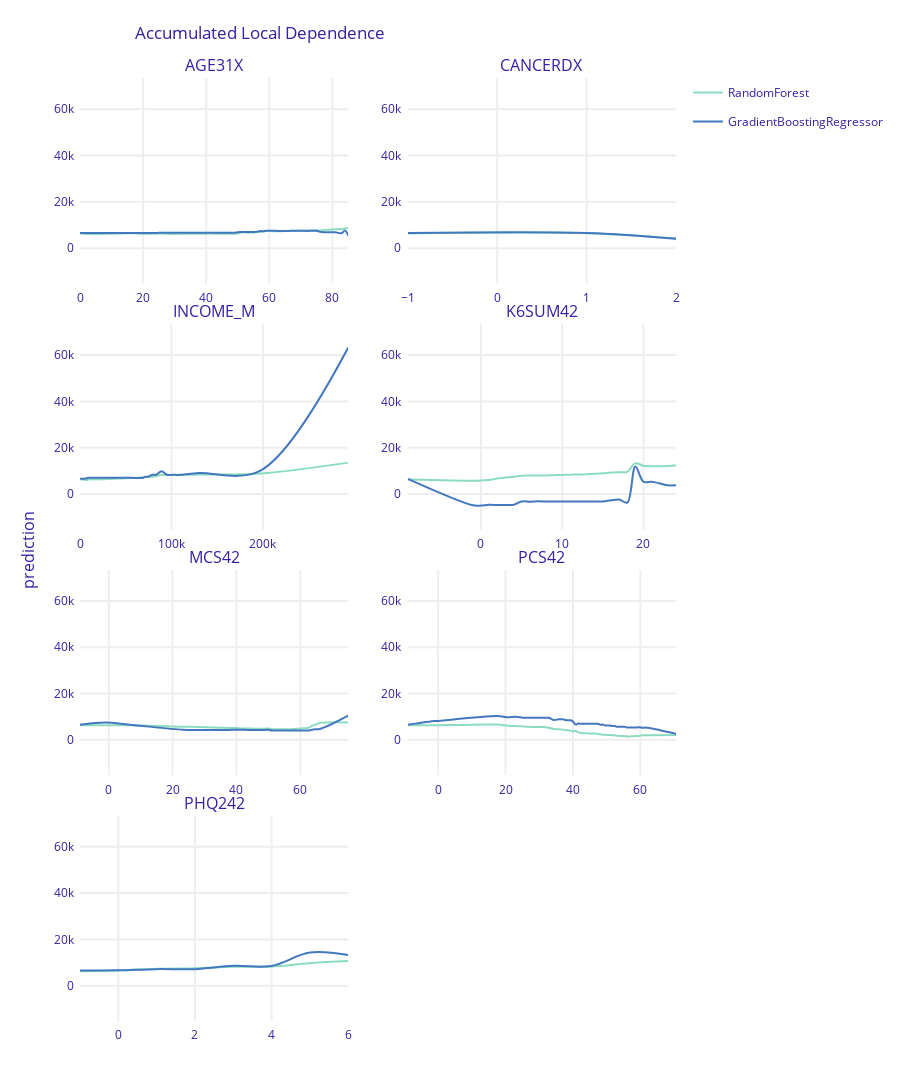

Here is the notebook cell this chart was saved with:
### Code cell
ale_rf = exp_rf.model_profile(type='accumulated', variables=selected_variables)
plt = ale_rf.plot(ale_gbr, title="Accumulated Local Dependence", show=False)
plt.write_image("img/fig2.png")
plt.show()
